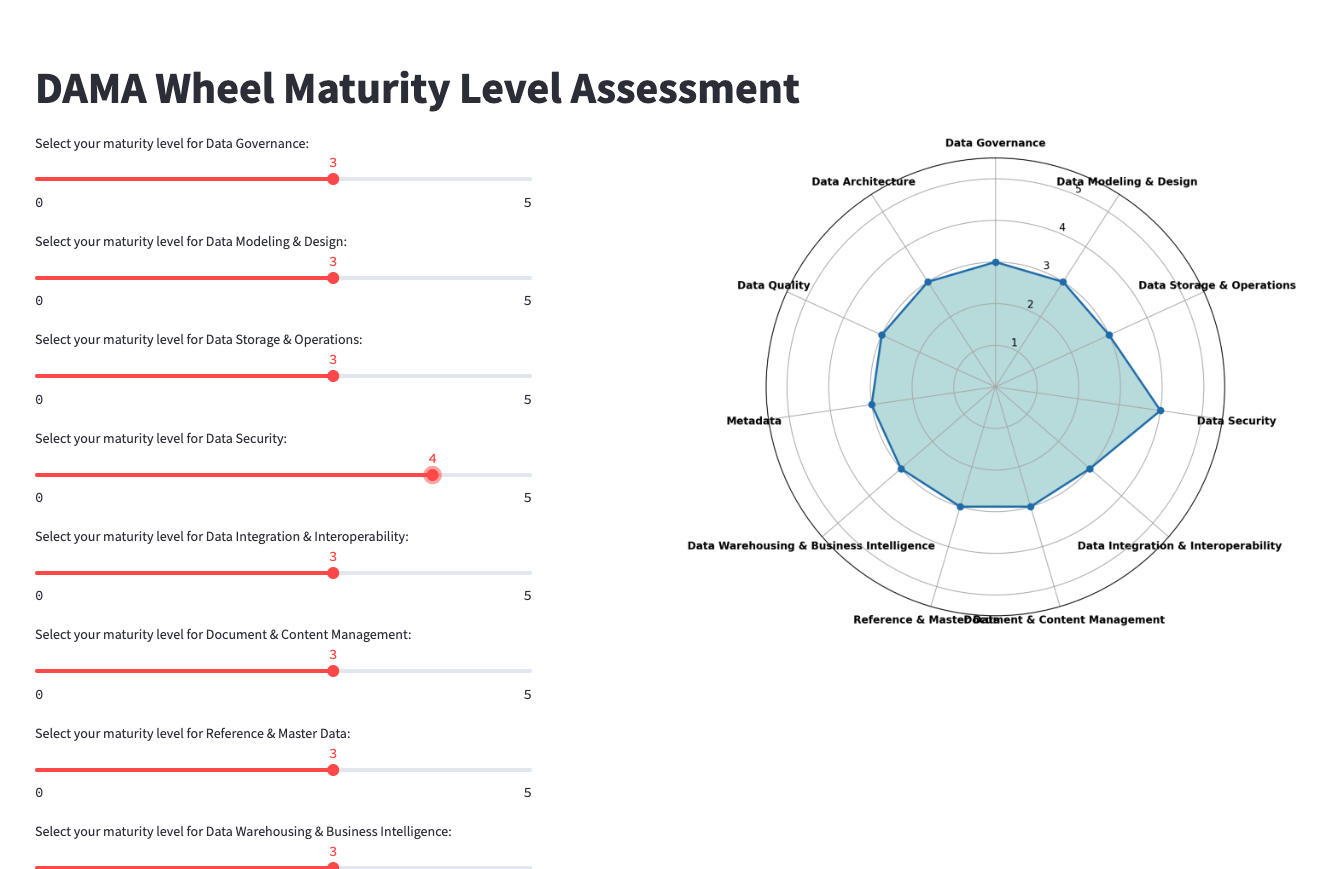

The script that drew this image:
import streamlit as st
import matplotlib.pyplot as plt
import numpy as np

# Set the page to wide mode
st.set_page_config(layout="wide")

# Define the knowledge areas in clockwise order starting with Data Governance at the top
knowledge_areas = [
    "Data Governance", "Data Modeling & Design", "Data Storage & Operations",
    "Data Security", "Data Integration & Interoperability", "Document & Content Management",
    "Reference & Master Data", "Data Warehousing & Business Intelligence",
    "Metadata", "Data Quality", "Data Architecture"
]

# Initialize the Streamlit app
st.title("DAMA Wheel Maturity Level Assessment")

# Calculate the angle for each knowledge area and adjust to start with Data Governance at the top
angles = np.linspace(0, 2 * np.pi, len(knowledge_areas), endpoint=False).tolist()
angles += angles[:1]  # Complete the loop

# Function to create the radar chart with fixed axis limit and adjusted labels
def create_radar_chart(angles, values):
    fig, ax = plt.subplots(figsize=(8, 8), subplot_kw=dict(polar=True))  # Increased figure size
    ax.set_theta_offset(np.pi / 2)  # Set the start to the top
    ax.set_theta_direction(-1)  # Set the direction to clockwise

    # Set the axes limit
    ax.set_ylim(0, 5.5)

    # Draw and fill the chart
    ax.fill(angles, values, 'teal', alpha=0.25)
    ax.plot(angles, values, 'o-', linewidth=2)

    # Set the labels for the knowledge areas with adjusted position and font size
    # and remove the angle annotations (numeric values)
    ax.set_xticks(angles[:-1])
    ax.set_xticklabels(knowledge_areas, horizontalalignment='center', size=10, color='black', weight='bold')

    return fig

# Initialize the maturity levels with a default value
maturity_levels = {area: 3 for area in knowledge_areas}

# Using Streamlit's columns to create a layout with some space between the sliders and the chart
left_column_width = 4
middle_space_width = 1
right_column_width = 5

col1, col2, col3 = st.columns([left_column_width, middle_space_width, right_column_width])

# Create sliders in the left column
with col1:
    for area in knowledge_areas:
        maturity_levels[area] = st.slider(f"Select your maturity level for {area}:", 0, 5, 3)

# The middle column will be used as spacing
with col2:
    st.write("")  # This is just to enable the space column

# Convert the maturity levels to a list and append the first value to close the radar chart loop
values = list(maturity_levels.values()) + [list(maturity_levels.values())[0]]

# Create the radar chart in the right column
with col3:
    chart = create_radar_chart(angles, values)
    st.pyplot(chart)
